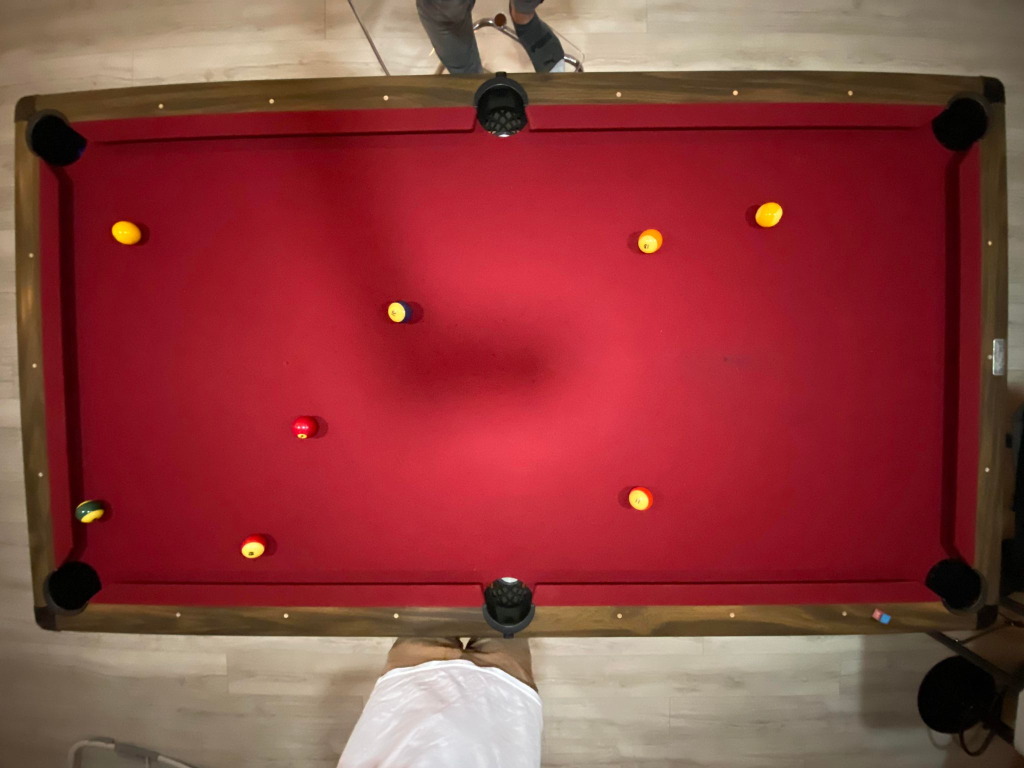
#> input picture Vision/Table8Balls_H.png, 2048 x 1536 px, found by its file name (shown at 1/2 size)
$ python CreateCirlces.py
#> lines starting #> are read from the running program, lines starting #| are printed output that depends on the picture; after the words box and inside, x2 and y2 are one past the last pixel; in counts of white or black regions, pixels touching at a corner belong together
#> further down, image is the input picture: shape (1536, 2048, 3); mean B, G, R 62.4, 63.4, 142.6
import cv2
import numpy as np

class AnnotateImage:
    def __init__(self, image):
        self.image = cv2.resize(image, (700, int(image.shape[0] * (700 / image.shape[1]))))
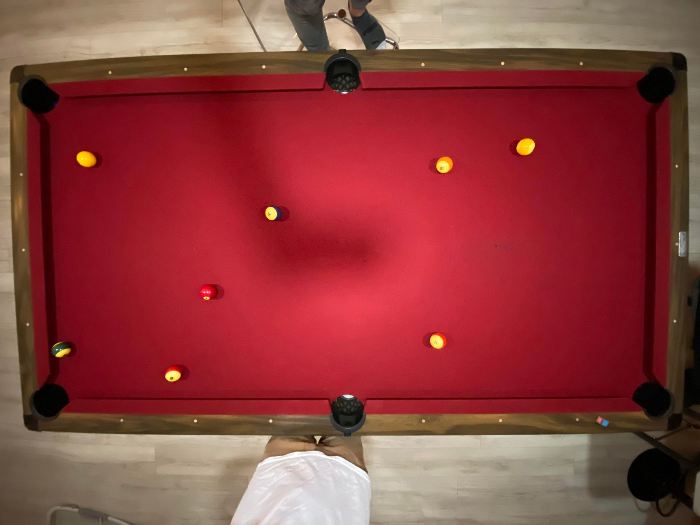
#> self.image: shape (525, 700, 3); mean B, G, R 62.3, 63.3, 142.5
        self.circles = []
        self.counter = 0
        self.circle_data = {}  # Dictionary to store circle information
        self.window_name = 'Multiple Circles on Image'
        cv2.namedWindow(self.window_name)
        cv2.setMouseCallback(self.window_name, self.mouse_callback)
        while True:
            image_copy = self.image.copy()  # Create a copy of the image
            cv2.putText(image_copy, f'Count: {self.counter}', (20, 40), cv2.FONT_HERSHEY_SIMPLEX, 1, (255, 255, 255), 2)
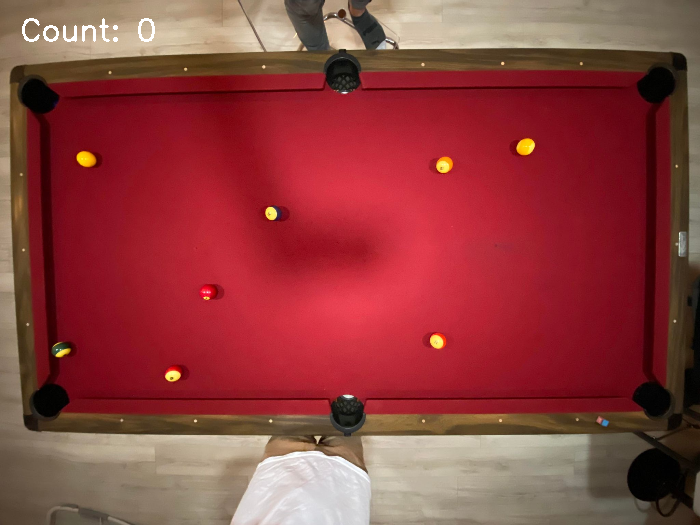
#> image_copy: shape (525, 700, 3); 0.22% of pixels changed, all inside (x1, y1, x2, y2) = (22, 18, 155, 42)
            cv2.imshow(self.window_name, image_copy)
            key = cv2.waitKey(1)
#> (key Esc is pressed here)
            if self.counter > 15:
                break
            if key == 27:
                break
            elif key == 13:
                self.counter += 1

    def mouse_callback(self, event, x, y, flags, param):
        if event == cv2.EVENT_LBUTTONDOWN:
            self.circles.append((x, y))
            if len(self.circles) % 3 == 0 and len(self.circles) >= 3:
                center, _ = cv2.minEnclosingCircle(np.array(self.circles[-3:]))
                radius = int(np.linalg.norm(np.array(self.circles[-3]) - np.array(center)))
                cv2.circle(self.image, (int(center[0]), int(center[1])), radius, (0, 255, 0), 2)

                # Store circle information in the dictionary
                self.circle_data[self.counter] = {'center': center, 'radius': radius}
                self.counter += 1

# Example usage
image_path = "C://Users//Alexandre//Documents//APPPP//superpool//Vision//Table8Balls_H.png"
image = cv2.imread(image_path)

circle_drawer = AnnotateImage(image)

print(circle_drawer.circle_data)

$ run again, with Vision/Table4Balls.png copied over Vision/Table8Balls_H.png
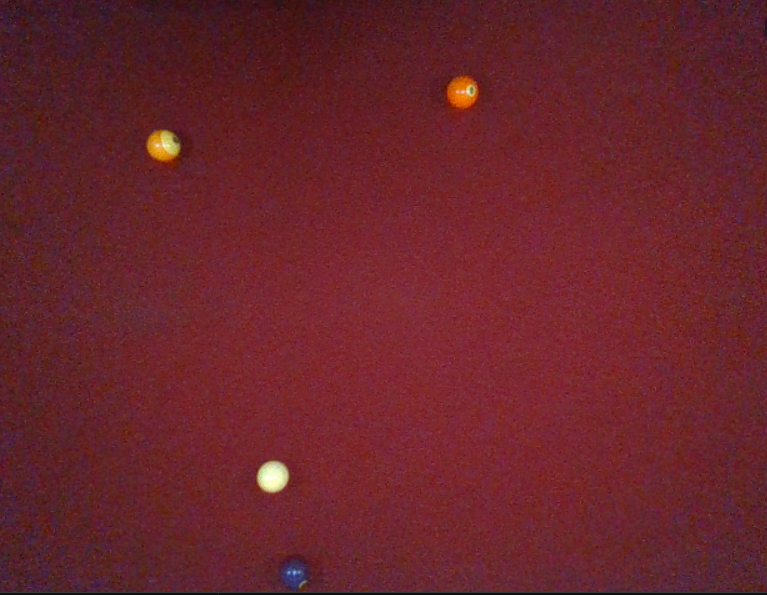
#> input picture Vision/Table4Balls.png, 767 x 595 px, found by its file name
#> image is the input picture: shape (595, 767, 3); mean B, G, R 43.2, 36.5, 104.7
#> in __init__, `cv2.putText(image_copy, f'Count: {self.counter}', (20, 40), cv2.FONT_H..`:
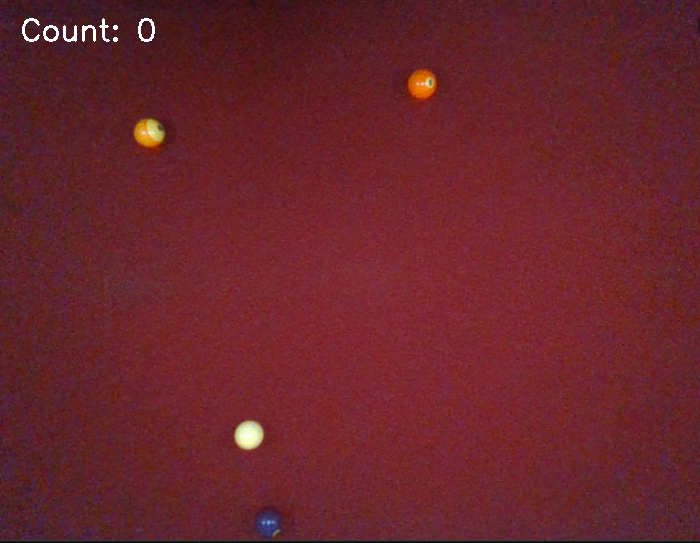
#> image_copy: shape (543, 700, 3); mean B, G, R 43.5, 36.8, 105

$ run again, with Vision/pool_crop_2.png copied over Vision/Table8Balls_H.png
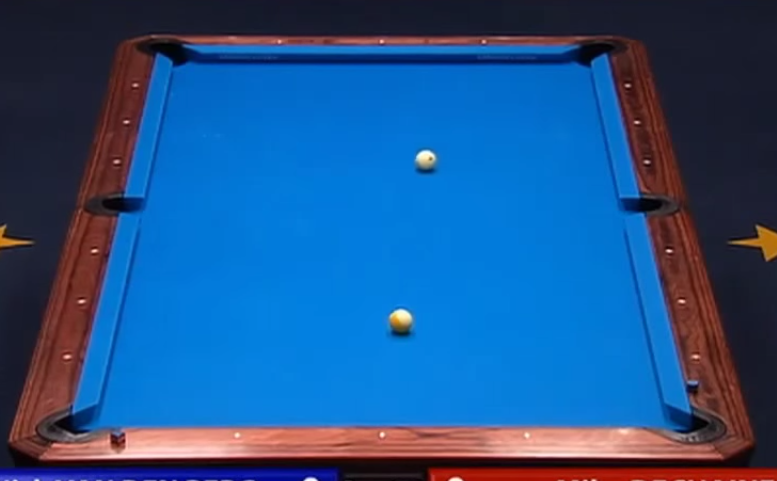
#> input picture Vision/pool_crop_2.png, 777 x 481 px, found by its file name
#> image is the input picture: shape (481, 777, 3); mean B, G, R 138.7, 84.2, 34.8
#> in __init__, `cv2.putText(image_copy, f'Count: {self.counter}', (20, 40), cv2.FONT_H..`:
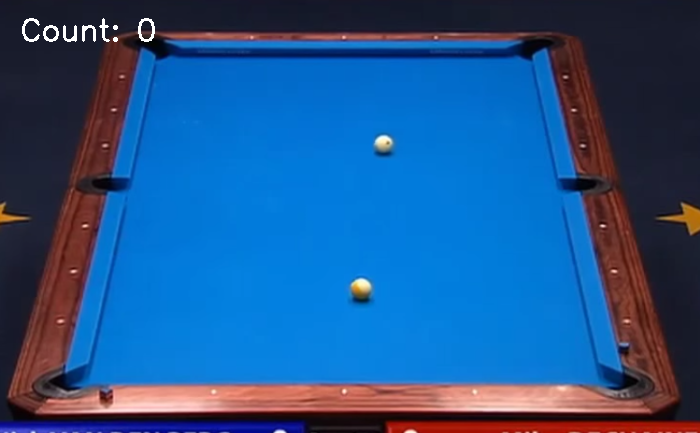
#> image_copy: shape (433, 700, 3); mean B, G, R 139.2, 84.7, 35.4
